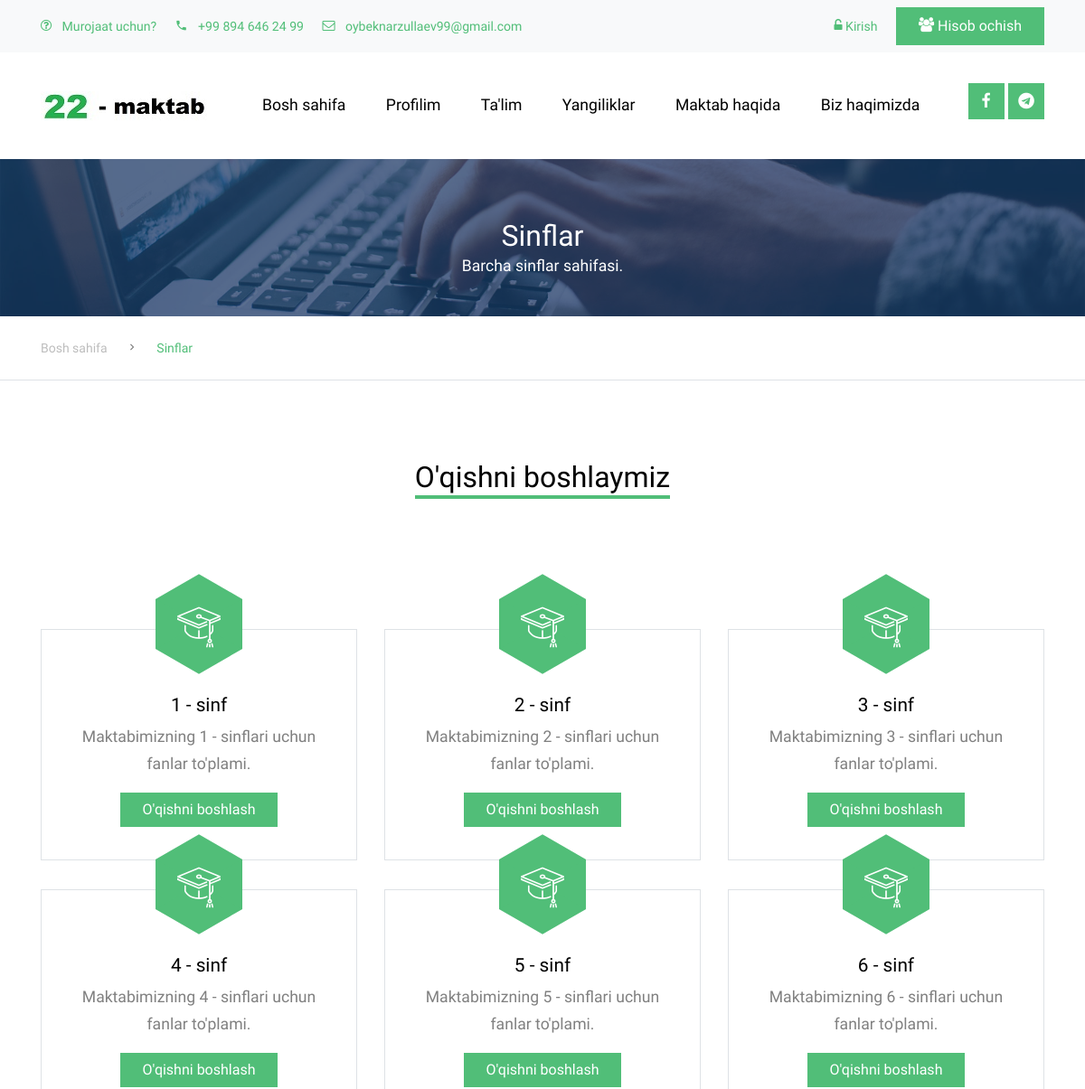
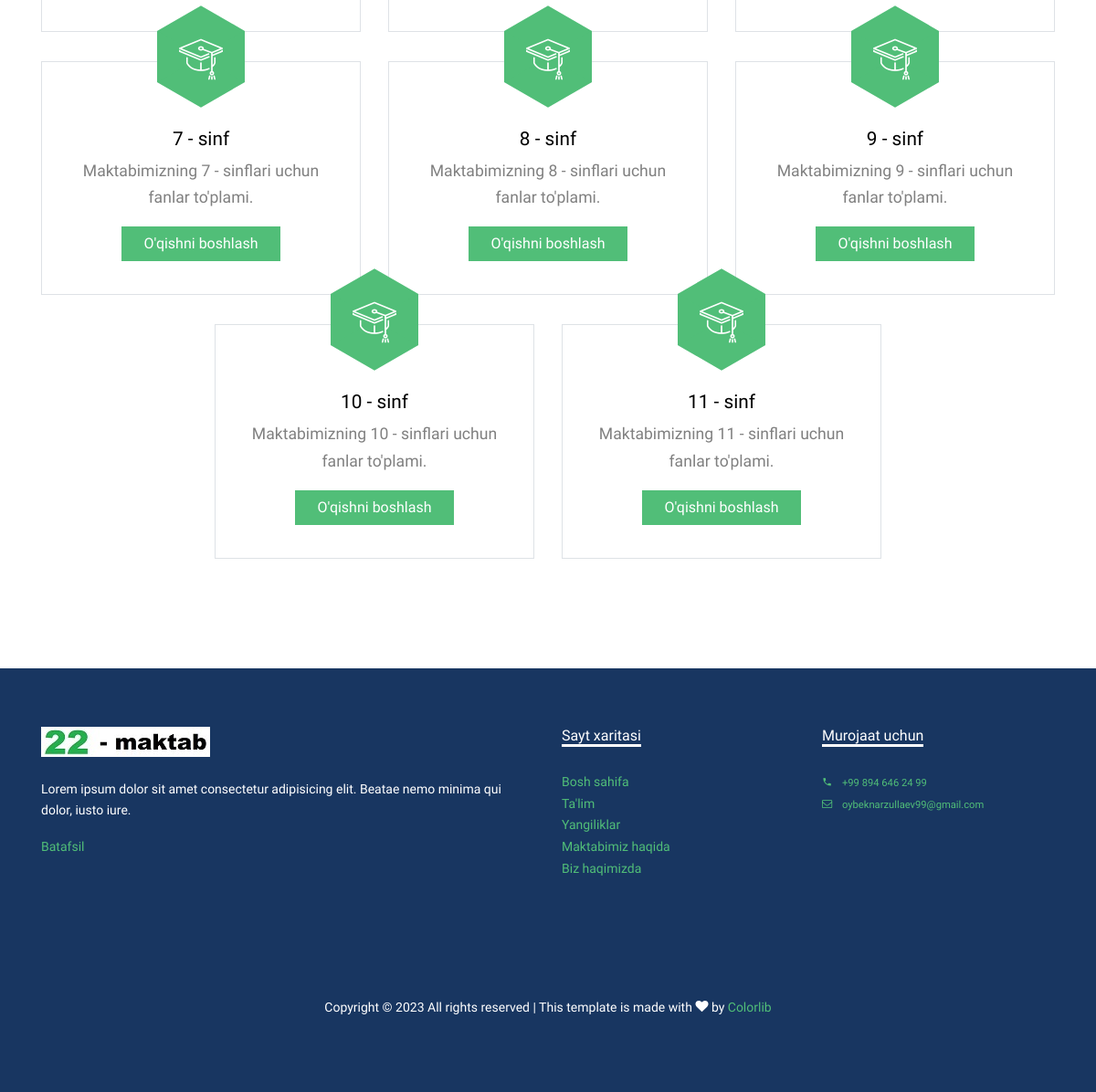
The app's page /curriculum/ with its own data (2 pictures, top to bottom).
### curriculum/models.py (models this page shows, shortened)
class Standard(models.Model):
    name = models.CharField(max_length=100, unique=True)
    slug = models.SlugField(null=True, blank=True)
    description = models.TextField(max_length=500, blank=True)

### curriculum/views.py (the view)
# urls.py: path('', views.StandardListView.as_view(), name='standard_list'),
class StandardListView(ListView):
    context_object_name = 'standards'
    model = Standard
    template_name = 'curriculum/standard_list_view.html'

### curriculum/templates/curriculum/standard_list_view.html
{% extends 'base.html' %} {% load static %} {% block title %} Sinflar {% endblock title %} {% block content %}
<div class="site-section ftco-subscribe-1 site-blocks-cover pb-4"
  style="background-image: url('{% static 'images/bg_1.jpg' %}')">
  <div class="container">
    <div class="row align-items-end justify-content-center text-center">
      <div class="col-lg-7">
        <h2 class="mb-0">Sinflar</h2>
        <p>Barcha sinflar sahifasi.</p>
      </div>
    </div>
  </div>
</div>
<div class="custom-breadcrumns border-bottom">
  <div class="container">
    <a href="{% url 'index' %}">Bosh sahifa</a>
    <span class="mx-3 icon-keyboard_arrow_right"></span>
    <span class="current">Sinflar</span>
  </div>
</div>
<div class="site-section">
  <div class="container">
    <div class="row mb-5 justify-content-center text-center">
      <div class="col-lg-4 mb-5">
        <h2 class="section-title-underline mb-5">
          <span>O'qishni boshlaymiz</span>
        </h2>
      </div>
    </div>
    <div class="row justify-content-center">
      {% for standard in standards %}
      <div class="col-lg-4 col-md-6 mb-4 mb-lg-0">
        <div class="feature-1 border" style="margin-bottom: 2rem">
          <div class="icon-wrapper bg-primary">
            <span class="flaticon-mortarboard text-white"></span>
          </div>
          <div class="feature-1-content">
            <h2>{{standard.name}}</h2>
            <p>Maktabimizning {{standard.name}}lari uchun fanlar to'plami.</p>
            {% if user.is_authenticated %}
            <p>
              <a href="{% url 'curriculum:subject_list' slug=standard.slug %}"
                class="btn btn-primary px-4 rounded-0">O'qishni boshlash</a>
            </p>
            {% else %}
            <p>
              <a href="{% url 'user_login' %}" class="btn btn-primary px-4 rounded-0">O'qishni boshlash</a>
            </p>
            {% endif %}
          </div>
        </div>
      </div>
      {% endfor %}
    </div>
  </div>
</div>
{% endblock content %}

### static/css/style.css (style rules this page uses)
body { line-height: 1.7; color: gray; font-weight: 300; font-size: 1.1rem; }
a { -webkit-transition: 0.3s all ease; -o-transition: 0.3s all ease; transition: 0.3s all ease; }
h1, h2, h3, h4, h5, .h1, .h2, .h3, .h4, .h5 { font-family: "Muli", -apple-system, BlinkMacSystemFont, "Segoe UI", Roboto, "Helvetica Neue", Arial, sans-serif, "Apple Color Emoji", "Segoe UI Emoji", "Segoe UI Symbol", "Noto Color Emoji"; }
.site-section { padding: 2.5em 0; }
@media (min-width: 768px) { .site-section { padding: 5em 0; } }
.sticky-wrapper + .site-blocks-cover { margin-top: 96px; }
.custom-breadcrumns { padding: 20px 0; }
.custom-breadcrumns span, .custom-breadcrumns a { font-size: 14px; }
.custom-breadcrumns a { display: inline-block; color: #bdbdbd; }
.custom-breadcrumns .current { color: #51be78; }
.section-title-underline { color: #000; }
.section-title-underline span { display: inline-block; border-bottom: 4px solid #51be78; }
.feature-1 .icon-wrapper, .person .icon-wrapper { position: relative; width: 96px; height: 55.43px; right: 0; left: 0; margin: 0 auto; z-index: 1; margin-top: -33.94px; background: #ccc; }
.feature-1 .icon-wrapper > span, .person .icon-wrapper > span { width: 96px; height: 96px; text-align: center; font-size: 3rem; line-height: 96px; display: inline-block; position: absolute; top: -20px; left: 0; }
.feature-1 .icon-wrapper:before, .feature-1 .icon-wrapper:after, .person .icon-wrapper:before, .person .icon-wrapper:after { content: ""; position: absolute; z-index: -1; width: 67.88px; height: 67.88px; -webkit-transform: scaleY(0.5774) rotate(-45deg); -ms-transform: scaleY(0.5774) rotate(-45deg); transform: scaleY(0.5774) rotate(-45deg); background-color: inherit; left: 14.06px; }
.feature-1 .icon-wrapper:before, .person .icon-wrapper:before { top: -33.94px; }
.feature-1 .icon-wrapper:after, .person .icon-wrapper:after { bottom: -33.94px; }
.feature-1 .feature-1-content, .person .feature-1-content { padding: 50px 20px 20px 20px; text-align: center; }
.feature-1 .feature-1-content h2, .person .feature-1-content h2 { font-size: 1.3rem; color: #000; }
.ftco-subscribe-1 { background-size: cover; background-position: center center; background-repeat: no-repeat; position: relative; }
.ftco-subscribe-1:before { position: absolute; content: ""; background: #183661; opacity: 0.7; z-index: 1; top: 0; left: 0; right: 0; bottom: 0; }
.ftco-subscribe-1 > .container { position: relative; z-index: 2; }
.ftco-subscribe-1 > .container h2, .ftco-subscribe-1 > .container p { color: #fff; }

### records on screen
Standard: name "1 - sinf"
Standard: name "2 - sinf"
Standard: name "3 - sinf"
Standard: name "4 - sinf"
Standard: name "5 - sinf"
Standard: name "6 - sinf"
Standard: name "7 - sinf"
Standard: name "8 - sinf"
Standard: name "9 - sinf"
Standard: name "10 - sinf"
Standard: name "11 - sinf"
